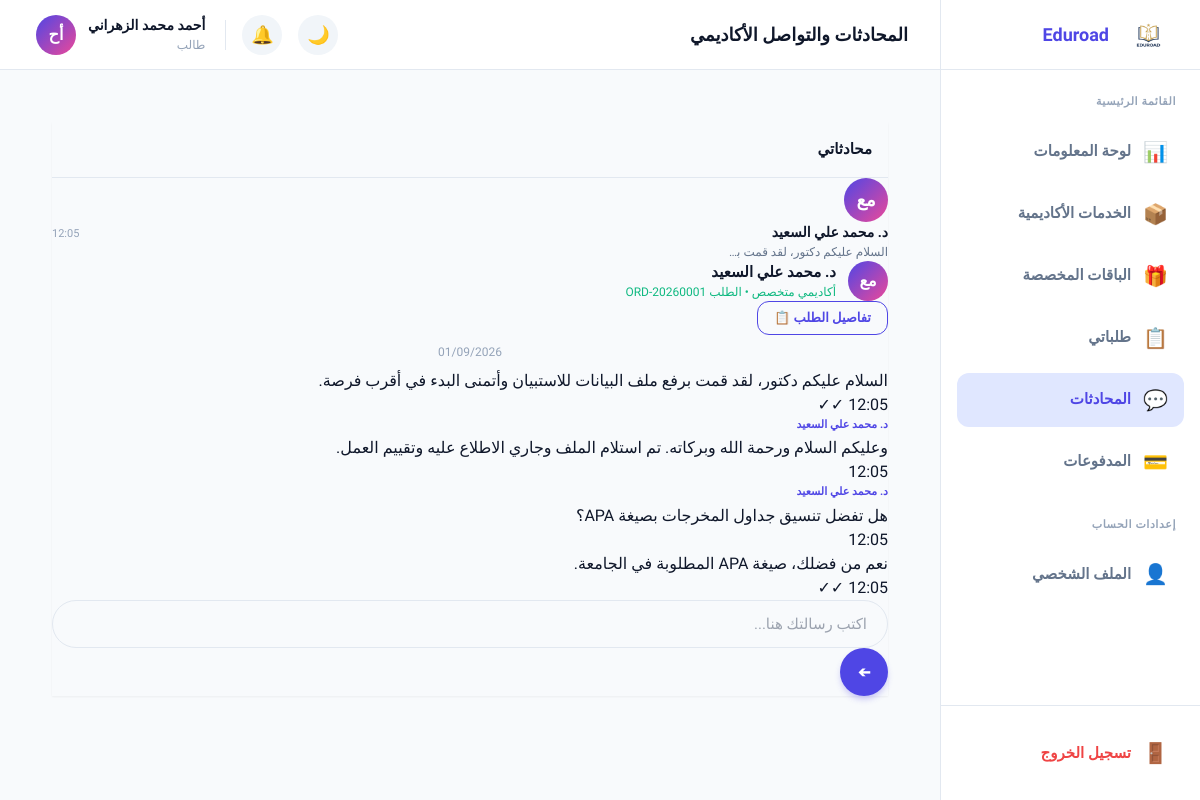
The page /student/chat.php (signed in) on the database its author committed.
### tables this page shows
CREATE TABLE IF NOT EXISTS `conversations` (
  `id`           INT UNSIGNED NOT NULL AUTO_INCREMENT,
  `order_id`     INT UNSIGNED NOT NULL UNIQUE COMMENT 'One conversation per order',
  `student_id`   INT UNSIGNED NOT NULL,
  `academic_id`  INT UNSIGNED NOT NULL,
  `created_at`   DATETIME NOT NULL DEFAULT CURRENT_TIMESTAMP,
  PRIMARY KEY (`id`),
  INDEX `idx_student`  (`student_id`),
  INDEX `idx_academic` (`academic_id`),
  CONSTRAINT `fk_conv_order`    FOREIGN KEY (`order_id`)    REFERENCES `orders`(`id`)    ON DELETE CASCADE,
  CONSTRAINT `fk_conv_student`  FOREIGN KEY (`student_id`)  REFERENCES `users`(`id`)     ON DELETE RESTRICT,
  CONSTRAINT `fk_conv_academic` FOREIGN KEY (`academic_id`) REFERENCES `academics`(`id`) ON DELETE RESTRICT
);

CREATE TABLE IF NOT EXISTS `academics` (
  `id`              INT UNSIGNED NOT NULL AUTO_INCREMENT,
  `name`            VARCHAR(100) NOT NULL,
  `email`           VARCHAR(150) NOT NULL UNIQUE,
  `password`        VARCHAR(255) NOT NULL,
  `phone`           VARCHAR(20) DEFAULT NULL,
  `specialty`       VARCHAR(150) DEFAULT NULL COMMENT 'Main academic specialty',
  `degree`          ENUM('بكالوريوس','ماجستير','دكتوراه') DEFAULT NULL,
  `university`      VARCHAR(200) DEFAULT NULL,
  `bio`             TEXT DEFAULT NULL,
  `avatar_initials` VARCHAR(4) DEFAULT NULL,
  `starting_price`  DECIMAL(10,2) DEFAULT 0.00 COMMENT 'Minimum price per order',
  `balance`         DECIMAL(10,2) NOT NULL DEFAULT 0.00 COMMENT 'Pending withdrawal balance',
  `total_earned`    DECIMAL(10,2) NOT NULL DEFAULT 0.00 COMMENT 'All time earnings',
  `rating`          DECIMAL(3,2) NOT NULL DEFAULT 0.00 COMMENT 'Average rating 0-5',
  `total_reviews`   INT UNSIGNED NOT NULL DEFAULT 0,
  `total_orders`    INT UNSIGNED NOT NULL DEFAULT 0,
  `status`          ENUM('pending','approved','rejected') NOT NULL DEFAULT 'pending',
  `availability`    ENUM('available','busy','vacation') NOT NULL DEFAULT 'available',
  `bank_name`       VARCHAR(100) DEFAULT NULL,
  `iban`            VARCHAR(50) DEFAULT NULL,
  `account_name`    VARCHAR(150) DEFAULT NULL,
  `created_at`      DATETIME NOT NULL DEFAULT CURRENT_TIMESTAMP,
  `updated_at`      DATETIME NOT NULL DEFAULT CURRENT_TIMESTAMP ON UPDATE CURRENT_TIMESTAMP,
  PRIMARY KEY (`id`),
  INDEX `idx_status`  (`status`),
  INDEX `idx_specialty`(`specialty`)
);

CREATE TABLE IF NOT EXISTS `orders` (
  `id`             INT UNSIGNED NOT NULL AUTO_INCREMENT,
  `order_number`   VARCHAR(20) NOT NULL UNIQUE COMMENT 'e.g. ORD-20260001',
  `student_id`     INT UNSIGNED NOT NULL,
  `academic_id`    INT UNSIGNED DEFAULT NULL COMMENT 'Assigned after acceptance',
  `service_id`     INT UNSIGNED NOT NULL,
  `package_id`     INT UNSIGNED DEFAULT NULL,
  `specialty`      VARCHAR(200) DEFAULT NULL COMMENT 'Specific sub-specialty',
  `academic_level` ENUM('بكالوريوس','ماجستير','دكتوراه') DEFAULT NULL,
  `language`       ENUM('العربية','الإنجليزية') DEFAULT 'العربية',
  `description`    TEXT DEFAULT NULL COMMENT 'Student notes / requirements',
  `deadline`       DATE DEFAULT NULL,
  `amount`         DECIMAL(10,2) NOT NULL DEFAULT 0.00,
  `status`         ENUM('new','accepted','in_progress','revision','completed','cancelled') NOT NULL DEFAULT 'new',
  `admin_notes`    TEXT DEFAULT NULL,
  `created_at`     DATETIME NOT NULL DEFAULT CURRENT_TIMESTAMP,
  `updated_at`     DATETIME NOT NULL DEFAULT CURRENT_TIMESTAMP ON UPDATE CURRENT_TIMESTAMP,
  PRIMARY KEY (`id`),
  UNIQUE KEY `uq_order_number` (`order_number`),
  INDEX `idx_student`  (`student_id`),
  INDEX `idx_academic` (`academic_id`),
  INDEX `idx_status`   (`status`),
  CONSTRAINT `fk_ord_student`  FOREIGN KEY (`student_id`)  REFERENCES `users`(`id`)     ON DELETE RESTRICT,
  CONSTRAINT `fk_ord_academic` FOREIGN KEY (`academic_id`) REFERENCES `academics`(`id`) ON DELETE SET NULL,
  CONSTRAINT `fk_ord_service`  FOREIGN KEY (`service_id`)  REFERENCES `services`(`id`)  ON DELETE RESTRICT,
  CONSTRAINT `fk_ord_package`  FOREIGN KEY (`package_id`)  REFERENCES `packages`(`id`)  ON DELETE SET NULL
);

CREATE TABLE IF NOT EXISTS `messages` (
  `id`               INT UNSIGNED NOT NULL AUTO_INCREMENT,
  `conversation_id`  INT UNSIGNED NOT NULL,
  `sender_id`        INT UNSIGNED NOT NULL COMMENT 'ID from users or academics table',
  `sender_type`      ENUM('student','academic','admin') NOT NULL,
  `content`          TEXT NOT NULL,
  `is_read`          TINYINT(1) NOT NULL DEFAULT 0,
  `sent_at`          DATETIME NOT NULL DEFAULT CURRENT_TIMESTAMP,
  PRIMARY KEY (`id`),
  INDEX `idx_conv`    (`conversation_id`),
  INDEX `idx_sender`  (`sender_id`, `sender_type`),
  CONSTRAINT `fk_msg_conv` FOREIGN KEY (`conversation_id`)
    REFERENCES `conversations`(`id`) ON DELETE CASCADE ON UPDATE CASCADE
);

### config/functions.php (called while the page is built, shortened)
<?php
require_once __DIR__ . '/db.php';
function getAssignedAcademics(int $orderId): array {
    $stmt = db()->prepare(
        'SELECT a.id, a.name, a.email, a.phone, a.specialty, a.degree, a.avatar_initials, a.rating,
                oa.status AS assignment_status, oa.assigned_at, oa.response_at
         FROM order_assignments oa
         JOIN academics a ON oa.academic_id = a.id
         WHERE oa.order_id = ?
         ORDER BY oa.assigned_at ASC'
    );
    $stmt->execute([$orderId]);
    return $stmt->fetchAll();
}
function getConversationMessages(int $conversationId): array {
    $stmt = db()->prepare(
        'SELECT m.*,
                CASE
                    WHEN m.sender_type = \'student\'  THEN u.name
                    WHEN m.sender_type = \'academic\' THEN a.name
                    ELSE \'الإدارة\'
                END AS sender_name
         FROM messages m
         LEFT JOIN users    u ON m.sender_id = u.id AND m.sender_type = \'student\'
         LEFT JOIN academics a ON m.sender_id = a.id AND m.sender_type = \'academic\'
         WHERE m.conversation_id = ? ORDER BY m.sent_at ASC'
    );
    $stmt->execute([$conversationId]);
    return $stmt->fetchAll();
}
function e(mixed $value): string {
    return htmlspecialchars((string)($value ?? ''), ENT_QUOTES, 'UTF-8');
}

### config/db.php (called while the page is built, shortened)
<?php
function db(): PDO {
    static $pdo = null;
    if ($pdo === null) {
        $dsn = sprintf(
            'mysql:host=%s;dbname=%s;charset=%s',
            DB_HOST,
            DB_NAME,
            DB_CHARSET
        );
        try {
            $pdo = new PDO($dsn, DB_USER, DB_PASS, [
                PDO::ATTR_ERRMODE            => PDO::ERRMODE_EXCEPTION,
                PDO::ATTR_DEFAULT_FETCH_MODE => PDO::FETCH_ASSOC,
                PDO::ATTR_EMULATE_PREPARES   => false,
            ]);
        } catch (PDOException $e) {
            http_response_code(500);
            die(json_encode([
                'error'   => true,
                'message' => 'خطأ في الاتصال بقاعدة البيانات. يرجى المحاولة لاحقاً.'
            ]));
        }
    }
    return $pdo;
}

### student/chat.php (the view, shortened to what this page needs)
<?php
require_once __DIR__ . '/../config/functions.php';
$user = currentUser();
$db   = db();
$conv_stmt = $db->prepare(
    'SELECT c.*, o.order_number, o.specialty, a.name AS academic_name, a.avatar_initials AS academic_avatar,
            (SELECT content FROM messages m WHERE m.conversation_id = c.id ORDER BY m.sent_at DESC LIMIT 1) AS last_message,
            (SELECT sent_at FROM messages m WHERE m.conversation_id = c.id ORDER BY m.sent_at DESC LIMIT 1) AS last_time,
            (SELECT COUNT(*) FROM messages m WHERE m.conversation_id = c.id AND m.sender_type = ? AND m.is_read = 0) AS unread_count
     FROM conversations c
     JOIN orders o ON c.order_id = o.id
     LEFT JOIN academics a ON c.academic_id = a.id
     WHERE c.student_id = ?
     ORDER BY last_time DESC'
);
$conv_stmt->execute(['academic', $user['id']]);
$conversations = $conv_stmt->fetchAll();
$active_conv_id = (int)($_GET['conv'] ?? ($conversations[0]['id'] ?? 0));
$active_conv    = null;
$active_team    = [];
$messages       = [];
if ($active_conv_id) {
    foreach ($conversations as $c) {
        if ($c['id'] == $active_conv_id) {
            $active_conv = $c;
            break;
        }
    }
    if ($active_conv) {
        $active_team = getAssignedAcademics($active_conv['order_id']);
        $messages    = getConversationMessages($active_conv_id);
    }
}
?>
<?php
require __DIR__ . '/partials/head.php';
require __DIR__ . '/partials/sidebar.php';
?>
      <div class="content-wrap" style="padding:20px;display:flex;flex-direction:column">
        <div class="chat-layout shadow-sm">
          <div class="chat-sidebar">
            <div style="padding:16px;border-bottom:1px solid var(--border-color)">
              <div style="font-weight:700;font-size:15px">محادثاتي</div>
            </div>
            <div class="chat-list">
              <?php if (empty($conversations)): ?>
                <div style="padding:32px;text-align:center;color:var(--text-secondary);font-size:14px">
                  <div style="font-size:32px;margin-bottom:12px">💬</div>
                  لا توجد محادثات بعد.<br>ستظهر هنا عند تعيين أكاديمي لطلبك.
                </div>
              <?php else: ?>
                <?php foreach ($conversations as $conv):
                  $isActive = $conv['id'] == $active_conv_id;
                  $avatarLetter = mb_substr($conv['academic_name'], 0, 1, 'UTF-8');
                ?>
                  <a href="chat.php?conv=<?= $conv['id'] ?>" class="chat-contact <?= $isActive ? 'active' : '' ?>">
                    <div style="width:44px;height:44px;border-radius:50%;background:linear-gradient(135deg,var(--primary),var(--secondary));color:white;display:flex;align-items:center;justify-content:center;font-weight:800;font-size:18px;flex-shrink:0">
                      <?= e($conv['academic_avatar'] ?: $avatarLetter) ?>
                    </div>
                    <div style="overflow:hidden;flex:1">
                      <div style="display:flex;justify-content:space-between;align-items:baseline">
                        <span style="font-weight:700;font-size:14px;color:var(--text-primary)"><?= e($conv['academic_name']) ?></span>
                        <?php if ($conv['last_time']): ?>
                          <span style="font-size:11px;color:var(--text-muted)"><?= date('H:i', strtotime($conv['last_time'])) ?></span>
                        <?php endif; ?>
                      </div>
                      <div style="display:flex;justify-content:space-between;align-items:center">
                        <div style="font-size:12px;color:var(--text-secondary);white-space:nowrap;overflow:hidden;text-overflow:ellipsis;max-width:160px">
                        </div>
                      </div>
                    </div>
                  </a>
                <?php endforeach; ?>
              <?php endif; ?>
            </div>
          </div>
          <div class="chat-main">
            <?php if ($active_conv): ?>
              <div class="chat-header">
                <div style="display:flex;align-items:center;gap:12px">
                  <div style="width:40px;height:40px;border-radius:50%;background:linear-gradient(135deg,var(--primary),var(--secondary));color:white;display:flex;align-items:center;justify-content:center;font-weight:800">
                    <?= count($active_team) > 1 ? '👥' : e($active_conv['academic_avatar'] ?: mb_substr($active_conv['academic_name'] ?? 'أ', 0, 1, 'UTF-8')) ?>
                  </div>
                  <div>
                    <div style="font-weight:700;font-size:15px;color:var(--text-primary)">
                      <?= count($active_team) > 1 ? 'مجموعة العمل الأكاديمي (' . count($active_team) . ' أكاديميين)' : e($active_conv['academic_name']) ?>
                    </div>
                    <div style="font-size:12px;color:var(--success)">
                      <?= count($active_team) > 1 ? 'فريق متخصص' : 'أكاديمي متخصص' ?> • الطلب <?= e($active_conv['order_number']) ?>
                    </div>
                  </div>
                </div>
                <a href="order-details.php?id=<?= $active_conv['order_id'] ?>" class="btn btn-outline" style="padding:6px 16px;font-size:13px">تفاصيل الطلب 📋</a>
              </div>
              <div class="chat-messages" id="chatMessages">
                <?php if (empty($messages)): ?>
                  <div style="text-align:center;color:var(--text-muted);font-size:13px;padding:32px">
                    ابدأ المحادثة مع الأكاديمي الآن 👋
                  </div>
                <?php else: ?>
                  <?php
                  $lastDate = '';
                  foreach ($messages as $msg):
                    $msgDate = date('Y-m-d', strtotime($msg['sent_at']));
                    $isSent  = ($msg['sender_type'] === 'student');
                    if ($msgDate !== $lastDate):
                      $lastDate = $msgDate;
                  ?>
                    <div style="text-align:center;font-size:12px;color:var(--text-muted);margin:8px 0"><?= date('d/m/Y', strtotime($msg['sent_at'])) ?></div>
                  <?php endif; ?>
                    <div class="msg <?= $isSent ? 'msg-sent' : 'msg-received' ?>">
                      <?php if (!$isSent): ?>
                        <div style="font-size:11px;font-weight:700;color:var(--primary);margin-bottom:3px">
                          <?= e($msg['sender_name'] ?? 'الأكاديمي') ?>
                        </div>
                      <?php endif; ?>
                      <?= nl2br(e($msg['content'])) ?>
                      <div class="msg-time"><?= date('H:i', strtotime($msg['sent_at'])) ?> <?= $isSent ? '✓✓' : '' ?></div>
                    </div>
                  <?php endforeach; ?>
                <?php endif; ?>
              </div>
              <form method="POST" action="chat.php?conv=<?= $active_conv_id ?>" class="chat-input-area" id="chatForm">
                <input type="text" name="content" id="chatInput" placeholder="اكتب رسالتك هنا..." class="form-input" style="border-radius:40px;padding:12px 20px;flex:1" required autocomplete="off">
                <button type="submit" class="btn btn-primary" style="border-radius:50%;width:48px;height:48px;padding:0;display:flex;align-items:center;justify-content:center;flex-shrink:0" aria-label="إرسال">
                  <span style="transform:rotate(180deg)">➔</span>
                </button>
              </form>
            <?php endif; ?>
          </div>
        </div>
<?php
require __DIR__ . '/partials/footer.php';
?>

### rows shown on the page
conversations: academic.avatar_initials "مع", academic.name "د. محمد علي السعيد", last_time "12:05", order.order_number "ORD-20260001"
messages: sent_at "01/09/2026", content "السلام عليكم دكتور، لقد قمت برفع ملف البيانات للاستبيان وأتمنى البدء في أقرب فرصة."
messages: sender_name "د. محمد علي السعيد", content "وعليكم السلام ورحمة الله وبركاته. تم استلام الملف وجاري الاطلاع عليه وتقييم العمل.", sent_at "12:05"
messages: sender_name "د. محمد علي السعيد", content "هل تفضل تنسيق جداول المخرجات بصيغة APA؟", sent_at "12:05"
messages: content "نعم من فضلك، صيغة APA المطلوبة في الجامعة."

### other values the page prints
$_item['icon'] "📊"
$_item['label'] "لوحة المعلومات"
$_item['icon'] "📦"
$_item['label'] "الخدمات الأكاديمية"
$_item['icon'] "🎁"
$_item['label'] "الباقات المخصصة"
$_item['icon'] "📋"
$_item['label'] "طلباتي"
$_item['icon'] "💬"
$_item['label'] "المحادثات"
$_item['icon'] "💳"
$_item['label'] "المدفوعات"
$pageTitle "المحادثات والتواصل الأكاديمي"
$user['name'] "أحمد محمد الزهراني"
$user['avatar'] "أح"
